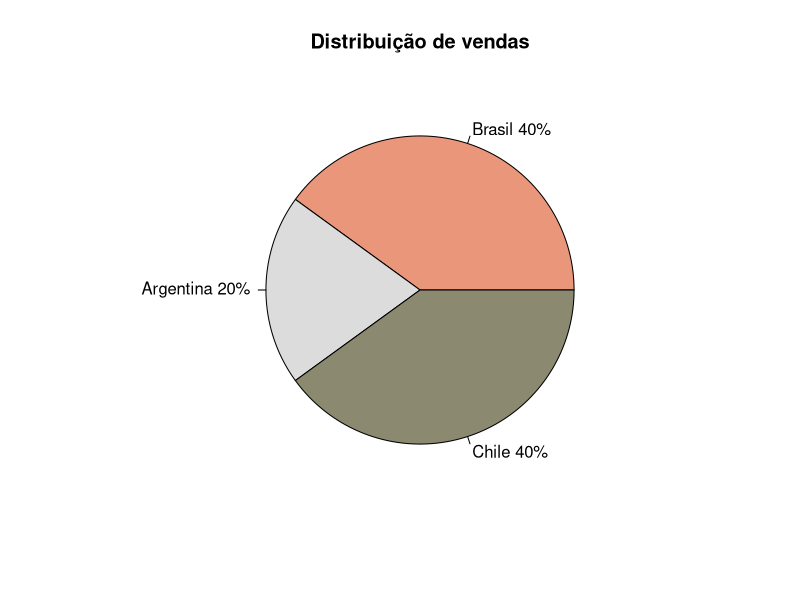
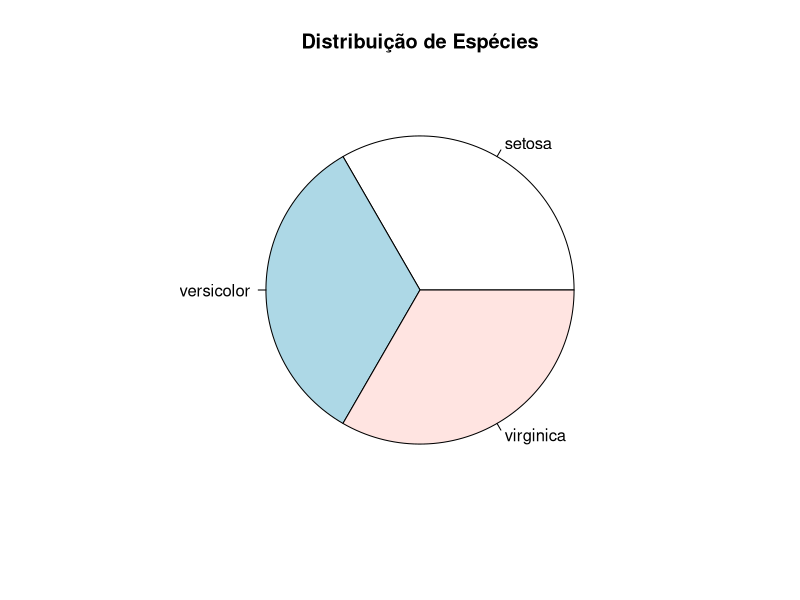
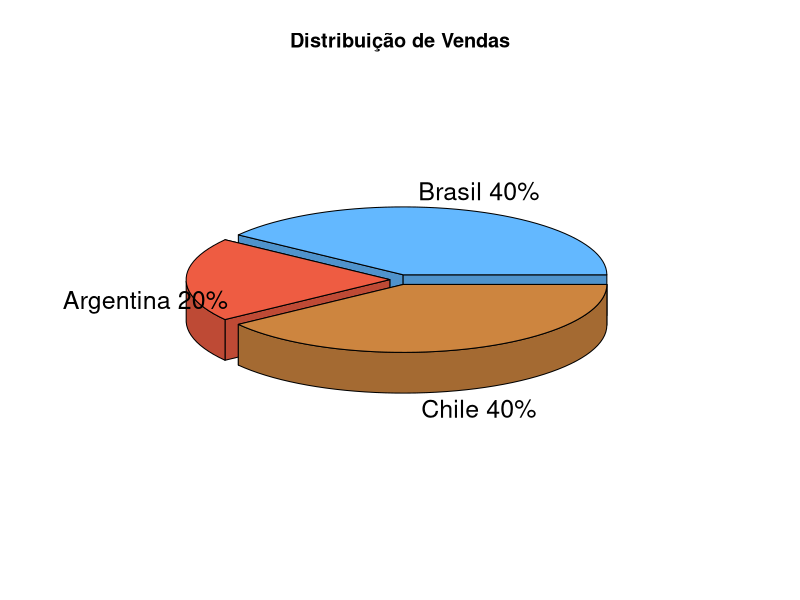

Generate these figures, in order, with R:
###############################################################################
#                                                                             #
# CURSO:  Formação Cientista de Dados        PLATAFORMA: Data Science Academy #
# MÓDULO: Big Data Analytics com R           INSTRUTOR:  Daniel Mendes        #
#                                                                             #
###############################################################################


## Gráfico de Pizza / Pie chart
?pie

# Criando as fatias / Creating slices
fatias <- c(40,20,40)

# Nomeando os labels / Naming labels
paises <- c("Brasil", "Argentina", "Chile")

# Unindo países e fatias / Concatenate "paises and fatias)
paises <- paste(paises, fatias)

# to further specify the labels
paises = paste(paises, "%", sep = "")

colors()

# Construindo um gráfico / Creating a graphic
pie(fatias, labels = paises, col = c("darksalmon", "gainsboro", "lemonchiffon4"),
    main = "Distribuição de vendas")

# Trabalhando com dataframes / Working with dataframes
?iris
attach(iris)
Values = table(Species)
labels = paste(names(Values))
pie(Values, labels = labels, main = "Distribuição de Espécies")

# 3D
library(plotrix)

pie3D(fatias, labels = paises, explode = 0.05,
      col = c("steelblue1", "tomato2", "tan3"),
      main = "Distribuição de Vendas")



























